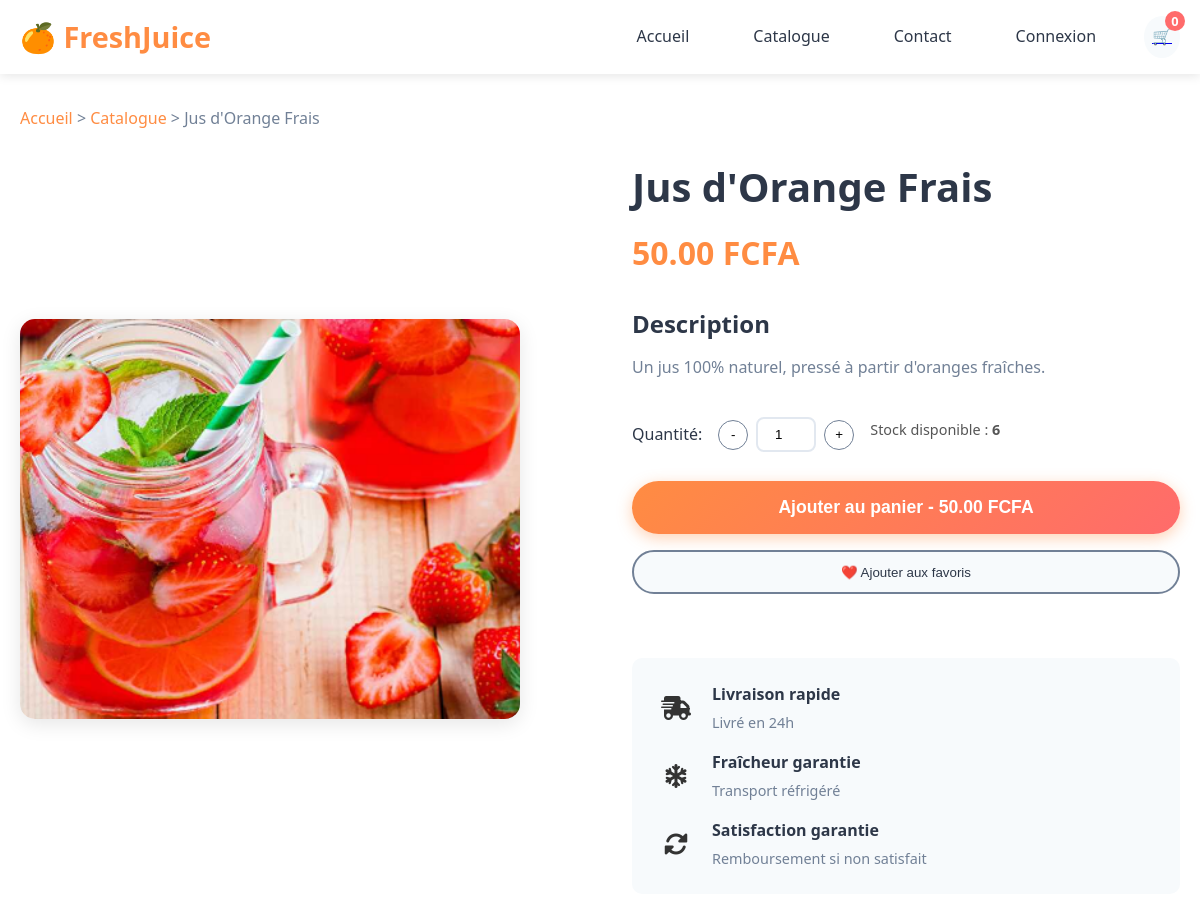
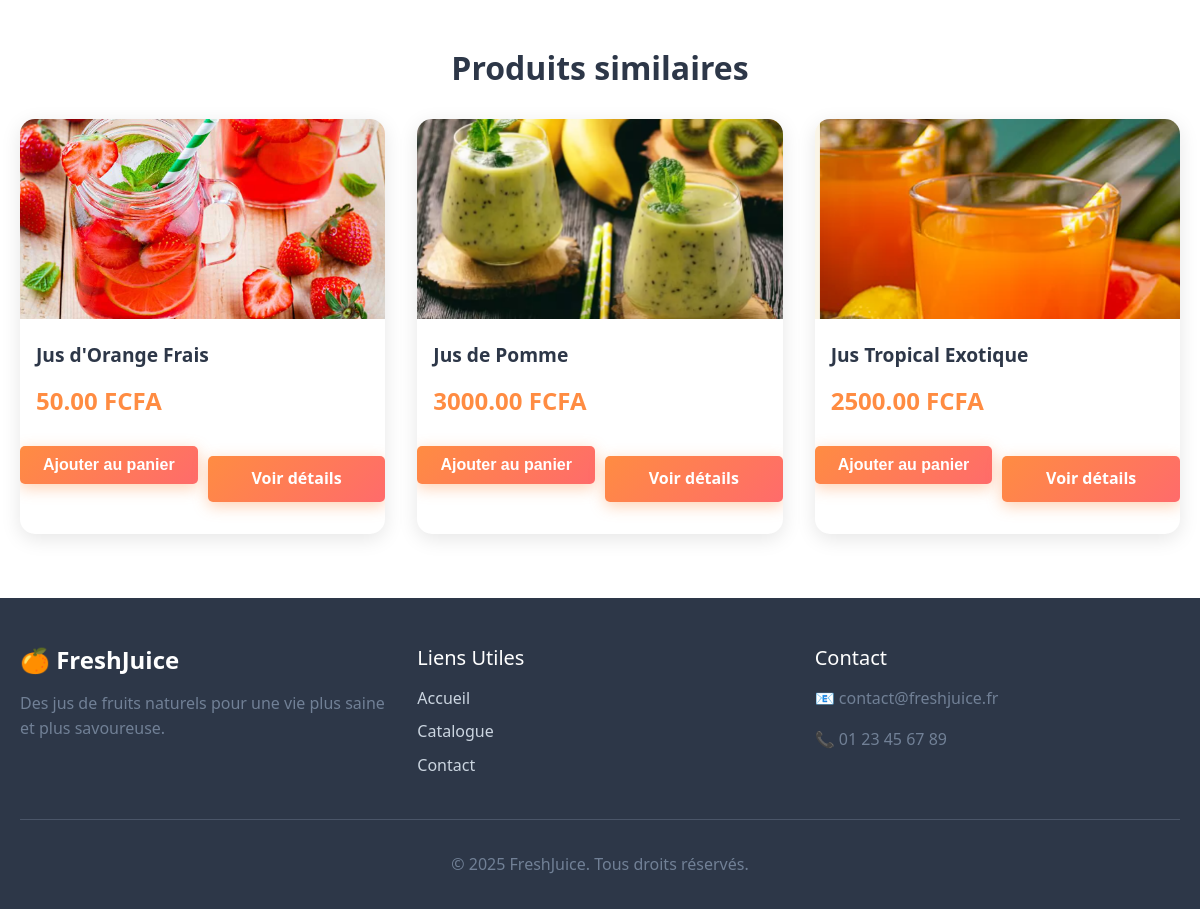
The page /juice_detail/21/ on the database its author committed (2 pictures, top to bottom).
### app_juice/models.py (models this page shows, shortened)
class JuiceProduct(models.Model):
    STATUS = [
        ("classic", "Classique"),
        ("exotic", "Exotique"),
        ("smoothies", "Smoothies"),
    ]
    name = models.CharField(max_length=100)
    description = models.TextField(blank=True)
    price = models.DecimalField(max_digits=9, decimal_places=2)
    categorie = models.CharField(max_length=50, choices=STATUS)
    image = models.ImageField(upload_to="produits/")
    stock = models.IntegerField(default=0)
    update_date = models.DateTimeField(auto_now=True)

### app_juice/views.py (the view)
# urls.py: path("juice_detail/<int:juice_id>/",detail,name = "detail_juice"),
def detail(request,juice_id):
    juice =  get_object_or_404(JuiceProduct,pk = juice_id)
    juice_items = JuiceProduct.objects.all()[:3]
    context = {
        "juice":juice,
        "juice_items":juice_items
    }
    return render(request,"app_juice/detaile.html",context)

### app_juice/templates/app_juice/detaile.html (shortened to what this page needs)
{% extends "../base/base_nav.html" %}
{% load static %}
{% block container %}
<main>
    <section class="product-detail">
        <div class="container">
            <div class="breadcrumb">
                <a href="{% url 'index' %}">Accueil</a> >
                <a href="{% url 'catalog' %}">Catalogue</a> >
                <span>{{ juice.name }}</span>
            </div>
            <div class="product-detail-content">
                <div class="product-detail-grid">
                    <div class="product-images">
                        <div class="main-image">
                            <img src="{{ juice.image.url }}" alt="{{ juice.name }}" class="responsive-img">
                        </div>
                    </div>
                    <div class="product-info-detail">
                        <h1>{{ juice.name }}</h1>
                        <div class="product-price-detail">
                            <span class="current-price">{{ juice.price }} FCFA</span>
                        </div>
                        <div class="product-description-detail">
                            <h3>Description</h3>
                            <p>
                                {{ juice.description|default:"Aucune description disponible." }}
                            </p>
                        </div>
                        <div class="product-actions">
                        <div class="quantity-selector">
                            <label for="quantity">Quantité:</label>
                            <div class="quantity-controls">
                                <button class="quantity-btn" id="decreaseQty">-</button>
                                <input type="number"
                                    id="quantity"
                                    value="1"
                                    min="1"
                                    max="{{ juice.stock }}">
                                <button class="quantity-btn" id="increaseQty">+</button>
                            </div>
                            <p style="font-size: 0.9rem; color: #555; margin-top: 5px;">
                                Stock disponible : <strong>{{ juice.stock }}</strong>
                            </p>
                        </div>
                            <button class="add-to-cart-detail cta-button">
                                Ajouter au panier - <span>{{ juice.price }} FCFA</span>
                            </button>
                            <button class="wishlist-btn btn-secondary">
                                ❤️ Ajouter aux favoris
                            </button>
                        </div>
                        <div class="delivery-info">
                        <div class="delivery-item">
                            <span class="delivery-icon"><i class="fas fa-truck-fast"></i></span>
                            <div>
                                <strong>Livraison rapide</strong>
                                <p>Livré en 24h</p>
                            </div>
                        </div>
                        <div class="delivery-item">
                            <span class="delivery-icon"><i class="fas fa-snowflake"></i></span>
                            <div>
                                <strong>Fraîcheur garantie</strong>
                                <p>Transport réfrigéré</p>
                            </div>
                        </div>
                        <div class="delivery-item">
                            <span class="delivery-icon"><i class="fas fa-rotate"></i></span>
                            <div>
                                <strong>Satisfaction garantie</strong>
                                <p>Remboursement si non satisfait</p>
                            </div>
                        </div>
                    </div>
                    </div>
                </div>
            </div>
            <section class="related-products">
                    <h2>Produits similaires</h2>
                    <div class="related-products-grid">
                        {% for juice in juice_items %}
                    <div class="product-card">
                        <img src="{{ juice.image.url }}" alt="{{ juice.name }}">
                        <h3>{{ juice.name }}</h3>
                        <p class="price">{{ juice.price }} FCFA</p>
                        <div class="product-actions" style="display: flex; gap: 10px; margin-top: 10px;">
                            <form action="#" method="post" style="flex:1;">
                                <button type="submit" class="cta-button add-to-cart-btn"
                                        style="width: 100%; background-color: #28a745; color: #fff; border: none; padding: 10px 0; border-radius: 5px; font-weight: bold; cursor: pointer;">
                                    Ajouter au panier
                                </button>
                            </form>
                            <a href="{% url 'detail_juice' juice.id %}" class="cta-button detail-btn"
                            style="flex:1; display:flex; justify-content:center; align-items:center; text-decoration:none; background-color:#007bff; color:#fff; padding:10px 0; border-radius:5px; font-weight:bold;">
                                Voir détails
                            </a>
                        </div>
                    </div>
                        {% endfor %}
                    </div>
            </section>
        </div>
    </section>
</main>
{% endblock container%}

### app_juice/static/css/style.css (style rules this page uses)
* { margin: 0; padding: 0; box-sizing: border-box; }
html { scroll-behavior: smooth; }
body { font-family: 'Segoe UI', Tahoma, Geneva, Verdana, sans-serif; line-height: 1.6; color: #333; background-color: #fff; }
.container { max-width: 1200px; margin: 0 auto; padding: 0 20px; }
:root { --primary-orange: #FF8C42; --primary-green: #6BCF7F; --primary-red: #FF6B6B; --primary-yellow: #FFD93D; --text-dark: #2D3748; --text-light: #718096; --bg-light: #F7FAFC; --white: #FFFFFF; --shadow: rgba(0, 0, 0, 0.1); }
h1, h2, h3, h4, h5, h6 { line-height: 1.2; margin-bottom: 1rem; color: var(--text-dark); }
h1 { font-size: 2.5rem; font-weight: 700; }
h2 { font-size: 2rem; font-weight: 600; }
h3 { font-size: 1.5rem; font-weight: 600; }
p { margin-bottom: 1rem; color: var(--text-light); }
.cta-button { background: linear-gradient(135deg, var(--primary-orange), var(--primary-red)); color: var(--white); padding: 1rem 2rem; border: none; border-radius: 50px; font-size: 1rem; font-weight: 600; cursor: pointer; text-decoration: none; display: inline-block; transition: all 0.3s ease; box-shadow: 0 4px 15px rgba(255, 140, 66, 0.4); }
.btn-secondary { background: var(--bg-light); color: var(--text-dark); padding: 0.8rem 1.5rem; border: 2px solid var(--text-light); border-radius: 25px; font-weight: 500; cursor: pointer; transition: all 0.3s ease; }
.detail-btn { display: inline-block; margin-top: 10px; padding: 8px 16px; background: #ff6600; color: white; font-weight: bold; border-radius: 8px; text-decoration: none; transition: 0.3s ease; font-size: 14px; }
.product-card { background: var(--white); border-radius: 15px; overflow: hidden; box-shadow: 0 5px 20px var(--shadow); transition: transform 0.3s ease; cursor: pointer; }
.product-card img { width: 100%; height: 200px; object-fit: cover; }
.product-card h3 { padding: 1rem; margin: 0; font-size: 1.2rem; }
.product-card .price { padding: 0 1rem 1rem; font-size: 1.5rem; font-weight: bold; color: var(--primary-orange); margin: 0; }
.cta-button { background: #ff7f11; color: #fff; padding: 0.9rem 1.5rem; border: none; border-radius: 30px; font-size: 1rem; cursor: pointer; font-weight: bold; transition: all 0.3s ease; width: 100%; }
.quantity-controls { display: flex; align-items: center; gap: 0.5rem; }
.quantity-btn { width: 30px; height: 30px; border: 1px solid var(--text-light); background: var(--white); border-radius: 50%; cursor: pointer; display: flex; align-items: center; justify-content: center; transition: all 0.3s ease; }
*, *::before, *::after { transition: all 0.3s ease; }

### app_juice/templates/app_juice/detaile.html (style rules this page uses)
.product-images { width: 100%; display: flex; justify-content: center; margin-bottom: 20px; }
.main-image { width: 100%; max-width: 500px; }
.responsive-img { width: 100%; height: auto; display: block; border-radius: 8px; object-fit: cover; }

### rows shown on the page
JuiceProduct: name "Jus d'Orange Frais", image (picture), price "50.00", description "Un jus 100% naturel, pressé à partir d'oranges fraîches.", stock "6"
JuiceProduct: image (picture), name "Jus de Pomme", price "3000.00"
JuiceProduct: image (picture), name "Jus Tropical Exotique", price "2500.00"
